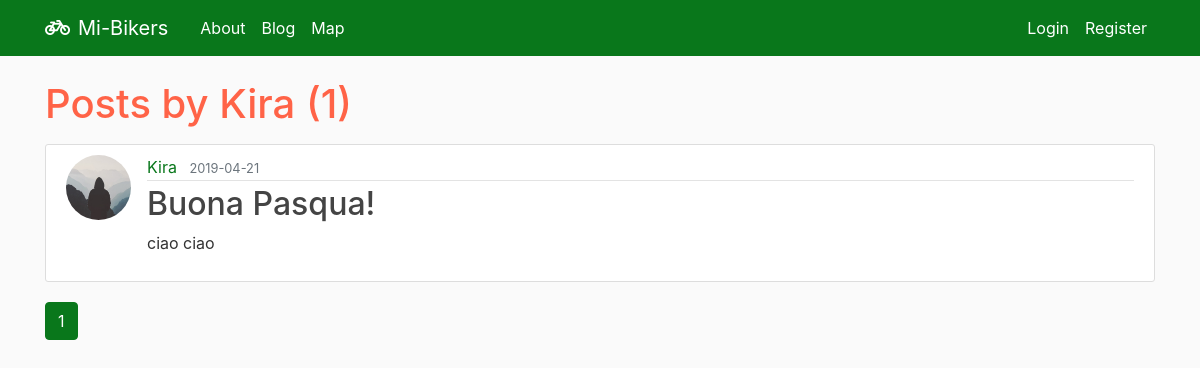
Screenshot of /user/Kira with the database file from the repository.
### flaskblog/models.py (models this page shows, shortened)
class User(db.Model, UserMixin):
    id = db.Column(db.Integer, primary_key=True)
    username = db.Column(db.String(20), unique=True, nullable=False)
    email = db.Column(db.String(120), unique=True, nullable=False)
    image_file = db.Column(db.String(20), nullable=False, default='default.jpg')
    password = db.Column(db.String(60), nullable=False)
    posts = db.relationship('Post', backref='author', lazy=True)

class Post(db.Model):
    id = db.Column(db.Integer, primary_key=True)
    title = db.Column(db.String(100), nullable=False)
    date_posted = db.Column(db.DateTime, nullable=False, default=datetime.utcnow)
    content = db.Column(db.Text, nullable=False)
    user_id = db.Column(db.Integer, db.ForeignKey('user.id'), nullable=False)

### flaskblog/users/routes.py (the view)
@users.route("/user/<string:username>")
def user_posts(username):
    page = request.args.get('page', 1, type=int)
    user = User.query.filter_by(username=username).first_or_404()
    posts = Post.query.filter_by(author=user)\
        .order_by(Post.date_posted.desc())\
        .paginate(page=page, per_page=5)
    return render_template('user_posts.html', posts=posts, user=user)

### flaskblog/templates/user_posts.html
{% extends "layout.html" %}
{% block content %}
    <h1 class="mb-3">Posts by {{ user.username }} ({{ posts.total }})</h1>
    {% for post in posts.items %}
        <article class="media content-section">
          <img class="rounded-circle article-img" src="{{ url_for('static', filename='profile_pics/' + post.author.image_file) }}">
          <div class="media-body">
            <div class="article-metadata">
              <a class="mr-2" href="{{ url_for('users.user_posts', username=post.author.username) }}">{{ post.author.username }}</a>
              <small class="text-muted">{{ post.date_posted.strftime('%Y-%m-%d') }}</small>
            </div>
            <h2><a class="article-title" href="{{ url_for('posts.post', post_id=post.id) }}">{{ post.title }}</a></h2>
            <p class="article-content">{{ post.content }}</p>
          </div>
        </article>
    {% endfor %}
    {% for page_num in posts.iter_pages(left_edge=1, right_edge=1, left_current=1, right_current=2) %}
      {% if page_num %}
        {% if posts.page == page_num %}
          <a class="btn btn-info mb-4" href="{{ url_for('users.user_posts', username=user.username, page=page_num) }}">{{ page_num }}</a>
        {% else %}
          <a class="btn btn-outline-info mb-4" href="{{ url_for('users.user_posts', username=user.username, page=page_num) }}">{{ page_num }}</a>
        {% endif %}
      {% else %}
        ...
      {% endif %}
    {% endfor %}
{% endblock content %}

### flaskblog/static/css/main.css (style rules this page uses)
body { background: #fafafa; color: #333333; margin-top: 3.5rem; }
a { color: rgb(9, 119, 27); text-decoration: none; background-color: transparent; }
h1, h2, h3, h4, h5, h6 { color: #ff6347; }
.content-section { background: #ffffff; padding: 10px 20px; border: 1px solid #dddddd; border-radius: 3px; margin-bottom: 20px; }
.article-title { color: #444444; }
.article-content { white-space: pre-line; }
.article-img { height: 65px; width: 65px; margin-right: 16px; }
.article-metadata { padding-bottom: 1px; margin-bottom: 4px; border-bottom: 1px solid #e3e3e3 }
.btn-info { color: #fff; background-color: rgb(9, 119, 27); border-color: rgb(9, 119, 27); }

### rows the page displays
User: username "Kira"
Post: image_file (placeholder picture), author.username "Kira", date_posted "2019-04-21", title "Buona Pasqua!", content "ciao ciao"

### other values shown
{{ posts.total }} "1"
{{ page_num }} "1"
